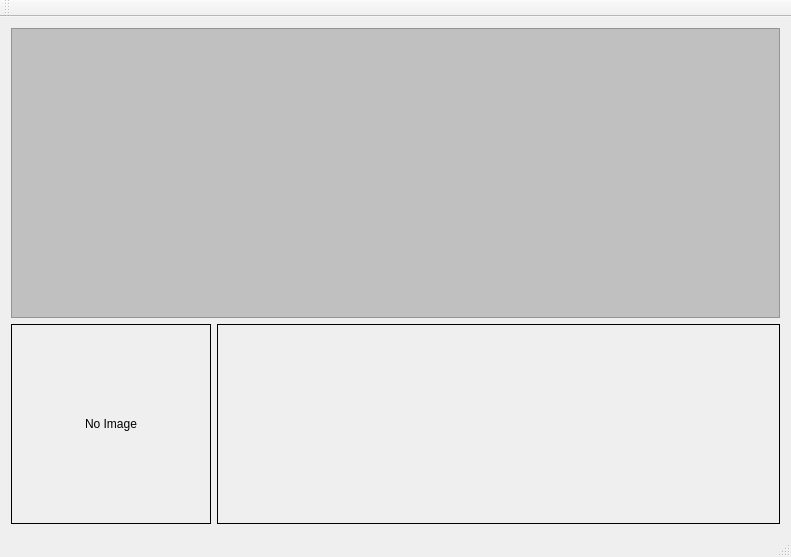
<?xml version="1.0" encoding="UTF-8"?>
<ui version="4.0">
 <class>MainWindow</class>
 <widget class="QMainWindow" name="MainWindow">
  <property name="geometry">
   <rect>
    <x>0</x>
    <y>0</y>
    <width>791</width>
    <height>557</height>
   </rect>
  </property>
  <property name="windowTitle">
   <string>TableWidgetApp</string>
  </property>
  <widget class="QWidget" name="centralWidget">
   <layout class="QVBoxLayout" name="verticalLayout_2">
    <item>
     <layout class="QVBoxLayout" name="verticalLayout" stretch="1,0">
      <item>
       <widget class="QTableWidget" name="tableWidget">
        <property name="styleSheet">
         <string notr="true">QTableWidget{
background-color: #C0C0C0;
alternate-background-color:	#606060;
selection-background-color:#282828;
}
</string>
        </property>
        <property name="editTriggers">
         <set>QAbstractItemView::NoEditTriggers</set>
        </property>
        <property name="alternatingRowColors">
         <bool>true</bool>
        </property>
        <property name="selectionMode">
         <enum>QAbstractItemView::SingleSelection</enum>
        </property>
        <property name="selectionBehavior">
         <enum>QAbstractItemView::SelectRows</enum>
        </property>
        <attribute name="horizontalHeaderStretchLastSection">
         <bool>true</bool>
        </attribute>
       </widget>
      </item>
      <item>
       <layout class="QHBoxLayout" name="horizontalLayout" stretch="0,1">
        <item>
         <widget class="QLabel" name="label">
          <property name="minimumSize">
           <size>
            <width>200</width>
            <height>200</height>
           </size>
          </property>
          <property name="frameShape">
           <enum>QFrame::Box</enum>
          </property>
          <property name="text">
           <string>No Image</string>
          </property>
          <property name="alignment">
           <set>Qt::AlignCenter</set>
          </property>
         </widget>
        </item>
        <item>
         <widget class="QLabel" name="label_2">
          <property name="frameShape">
           <enum>QFrame::Box</enum>
          </property>
          <property name="text">
           <string/>
          </property>
         </widget>
        </item>
       </layout>
      </item>
     </layout>
    </item>
   </layout>
  </widget>
  <widget class="QMenuBar" name="menuBar">
   <property name="geometry">
    <rect>
     <x>0</x>
     <y>0</y>
     <width>791</width>
     <height>22</height>
    </rect>
   </property>
  </widget>
  <widget class="QToolBar" name="mainToolBar">
   <attribute name="toolBarArea">
    <enum>TopToolBarArea</enum>
   </attribute>
   <attribute name="toolBarBreak">
    <bool>false</bool>
   </attribute>
  </widget>
  <widget class="QStatusBar" name="statusBar"/>
 </widget>
 <layoutdefault spacing="6" margin="11"/>
 <resources/>
 <connections/>
</ui>
